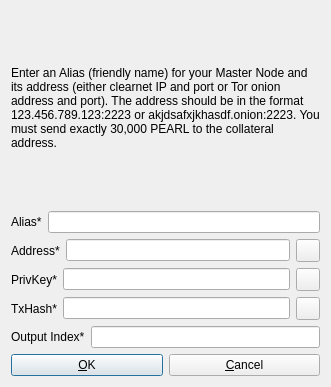
<?xml version="1.0" encoding="UTF-8"?>
<ui version="4.0">
 <class>AddEditAdrenalineNode</class>
 <widget class="QDialog" name="AddEditAdrenalineNode">
  <property name="geometry">
   <rect>
    <x>0</x>
    <y>0</y>
    <width>331</width>
    <height>387</height>
   </rect>
  </property>
  <property name="windowTitle">
   <string>Add/Edit Pearl Node</string>
  </property>
  <property name="modal">
   <bool>true</bool>
  </property>
  <layout class="QVBoxLayout" name="verticalLayout">
   <item>
    <widget class="QLabel" name="label_9">
     <property name="sizePolicy">
      <sizepolicy hsizetype="Preferred" vsizetype="Expanding">
       <horstretch>0</horstretch>
       <verstretch>0</verstretch>
      </sizepolicy>
     </property>
     <property name="text">
      <string>&lt;html&gt;&lt;head/&gt;&lt;body&gt;&lt;p&gt;Enter an Alias (friendly name) for your Master Node and its address (either clearnet IP and port or Tor onion address and port). The address should be in the format 123.456.789.123:2223 or akjdsafxjkhasdf.onion:2223. You must send exactly 30,000 PEARL to the collateral address.&lt;/p&gt;&lt;/body&gt;&lt;/html&gt;</string>
     </property>
     <property name="wordWrap">
      <bool>true</bool>
     </property>
    </widget>
   </item>
   <item>
    <layout class="QHBoxLayout" name="horizontalLayout_4">
     <property name="bottomMargin">
      <number>0</number>
     </property>
     <item>
      <widget class="QLabel" name="label_4">
       <property name="text">
        <string>Alias*</string>
       </property>
      </widget>
     </item>
     <item>
      <widget class="QLineEdit" name="aliasLineEdit"/>
     </item>
    </layout>
   </item>
   <item>
    <layout class="QHBoxLayout" name="horizontalLayout_5">
     <property name="bottomMargin">
      <number>0</number>
     </property>
     <item>
      <widget class="QLabel" name="label_6">
       <property name="text">
        <string>Address*</string>
       </property>
      </widget>
     </item>
     <item>
      <widget class="QLineEdit" name="addressLineEdit"/>
     </item>
     <item>
      <widget class="QToolButton" name="AddEditAddressPasteButton">
       <property name="toolTip">
        <string>Paste address from clipboard</string>
       </property>
       <property name="text">
        <string/>
       </property>
       <property name="icon">
        <iconset resource="../bitcoin.qrc">
         <normaloff>:/icons/editpaste</normaloff>:/icons/editpaste</iconset>
       </property>
       <property name="shortcut">
        <string>Alt+P</string>
       </property>
      </widget>
     </item>
    </layout>
   </item>
   <item>
    <layout class="QHBoxLayout" name="horizontalLayout_3">
     <property name="bottomMargin">
      <number>0</number>
     </property>
     <item>
      <widget class="QLabel" name="label_5">
       <property name="text">
        <string>PrivKey*</string>
       </property>
      </widget>
     </item>
     <item>
      <widget class="QLineEdit" name="privkeyLineEdit"/>
     </item>
     <item>
      <widget class="QToolButton" name="AddEditPrivkeyPasteButton">
       <property name="toolTip">
        <string>Paste address from clipboard</string>
       </property>
       <property name="text">
        <string/>
       </property>
       <property name="icon">
        <iconset resource="../bitcoin.qrc">
         <normaloff>:/icons/editpaste</normaloff>:/icons/editpaste</iconset>
       </property>
       <property name="shortcut">
        <string>Alt+P</string>
       </property>
      </widget>
     </item>
    </layout>
   </item>
   <item>
    <layout class="QHBoxLayout" name="horizontalLayout_2">
     <property name="bottomMargin">
      <number>0</number>
     </property>
     <item>
      <widget class="QLabel" name="label_2">
       <property name="text">
        <string>TxHash*</string>
       </property>
      </widget>
     </item>
     <item>
      <widget class="QLineEdit" name="txhashLineEdit"/>
     </item>
     <item>
      <widget class="QToolButton" name="AddEditTxhashPasteButton">
       <property name="toolTip">
        <string>Paste address from clipboard</string>
       </property>
       <property name="text">
        <string/>
       </property>
       <property name="icon">
        <iconset resource="../bitcoin.qrc">
         <normaloff>:/icons/editpaste</normaloff>:/icons/editpaste</iconset>
       </property>
       <property name="shortcut">
        <string>Alt+P</string>
       </property>
      </widget>
     </item>
    </layout>
   </item>
   <item>
    <layout class="QHBoxLayout" name="horizontalLayout_8">
     <property name="bottomMargin">
      <number>0</number>
     </property>
     <item>
      <widget class="QLabel" name="label_8">
       <property name="text">
        <string>Output Index*</string>
       </property>
      </widget>
     </item>
     <item>
      <widget class="QLineEdit" name="outputindexLineEdit"/>
     </item>
    </layout>
   </item>
   <item>
    <layout class="QHBoxLayout" name="horizontalLayout_Buttons">
     <item>
      <widget class="QPushButton" name="okButton">
       <property name="text">
        <string>&amp;OK</string>
       </property>
      </widget>
     </item>
     <item>
      <widget class="QPushButton" name="cancelButton">
       <property name="text">
        <string>&amp;Cancel</string>
       </property>
       <property name="autoDefault">
        <bool>false</bool>
       </property>
      </widget>
     </item>
    </layout>
   </item>
  </layout>
 </widget>
 <resources>
  <include location="../bitcoin.qrc"/>
 </resources>
 <connections/>
</ui>
